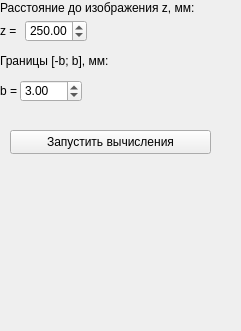
      <widget class="QWidget" name="crossSectionFresnelTransformPage">
       <property name="geometry">
        <rect>
         <x>0</x>
         <y>0</y>
         <width>241</width>
         <height>331</height>
        </rect>
       </property>
       <attribute name="label">
        <string>Преобразование Френеля</string>
       </attribute>
       <widget class="QDoubleSpinBox" name="zFresnelInputBox">
        <property name="geometry">
         <rect>
          <x>25</x>
          <y>20</y>
          <width>62</width>
          <height>22</height>
         </rect>
        </property>
        <property name="minimum">
         <double>0.000000000000000</double>
        </property>
        <property name="maximum">
         <double>999999.989999999990687</double>
        </property>
        <property name="value">
         <double>250.000000000000000</double>
        </property>
       </widget>
       <widget class="QLabel" name="zFresnelInputText">
        <property name="geometry">
         <rect>
          <x>0</x>
          <y>20</y>
          <width>21</width>
          <height>21</height>
         </rect>
        </property>
        <property name="text">
         <string>z = </string>
        </property>
       </widget>
       <widget class="QLabel" name="zFresnelText">
        <property name="geometry">
         <rect>
          <x>0</x>
          <y>0</y>
          <width>211</width>
          <height>16</height>
         </rect>
        </property>
        <property name="text">
         <string>Расстояние до изображения z, мм:</string>
        </property>
       </widget>
       <widget class="QPushButton" name="startCrossSectionFresnelTransformButton">
        <property name="geometry">
         <rect>
          <x>10</x>
          <y>130</y>
          <width>201</width>
          <height>24</height>
         </rect>
        </property>
        <property name="text">
         <string>Запустить вычисления</string>
        </property>
       </widget>
       <widget class="QLabel" name="bCrossSectionFresnelText">
        <property name="geometry">
         <rect>
          <x>0</x>
          <y>50</y>
          <width>151</width>
          <height>21</height>
         </rect>
        </property>
        <property name="text">
         <string>Границы [-b; b], мм:</string>
        </property>
       </widget>
       <widget class="QDoubleSpinBox" name="bCrossSectionFresnelInputBox">
        <property name="geometry">
         <rect>
          <x>20</x>
          <y>80</y>
          <width>62</width>
          <height>22</height>
         </rect>
        </property>
        <property name="minimum">
         <double>0.010000000000000</double>
        </property>
        <property name="value">
         <double>3.000000000000000</double>
        </property>
       </widget>
       <widget class="QLabel" name="bCrossSectionFresnelInputText">
        <property name="geometry">
         <rect>
          <x>0</x>
          <y>80</y>
          <width>21</width>
          <height>21</height>
         </rect>
        </property>
        <property name="text">
         <string>b = </string>
        </property>
       </widget>
      </widget>
